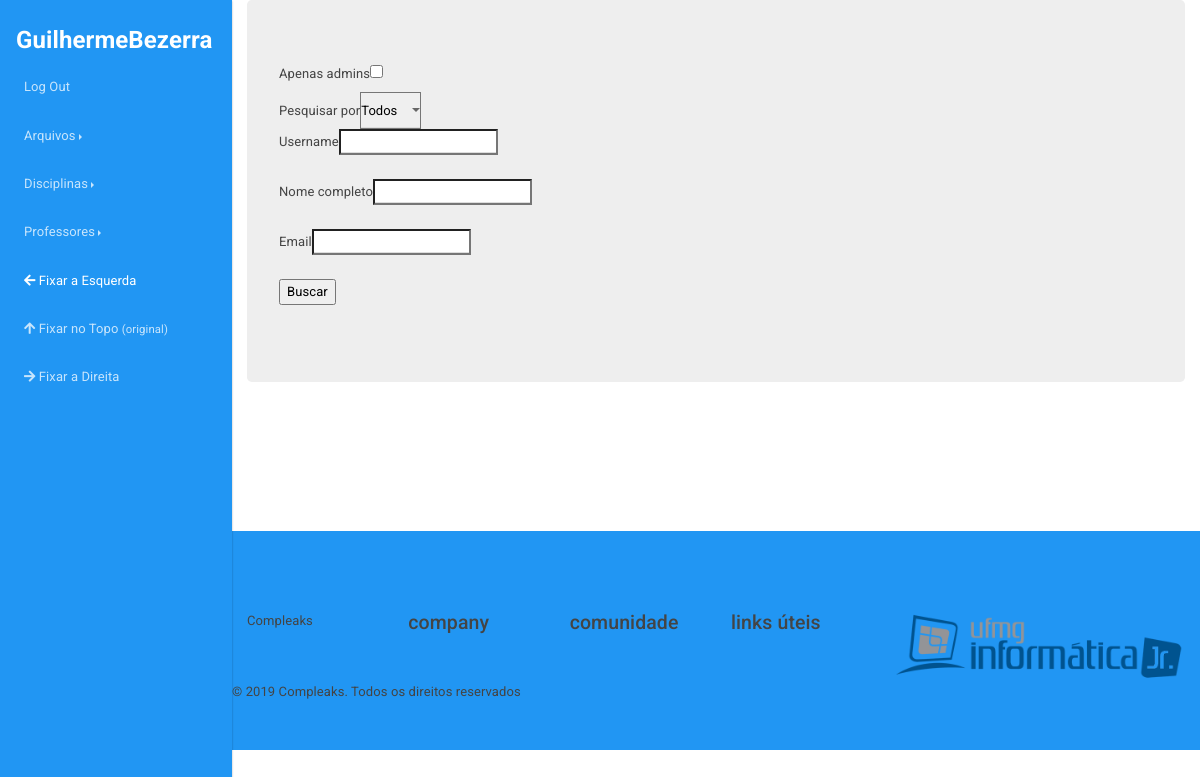
The app's page /usuarios/busca (signed in), older data.
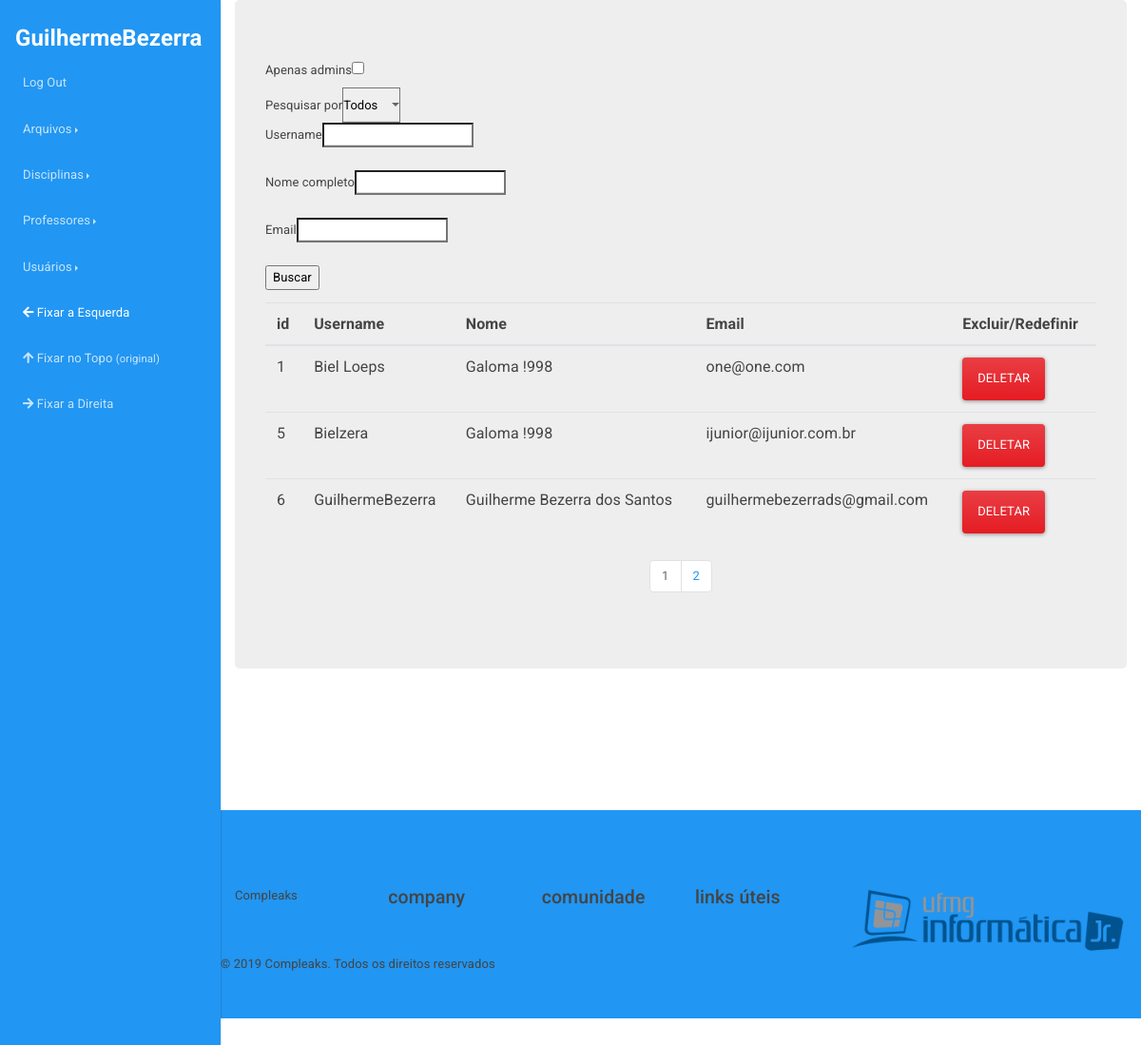
The same page, newer data.
### compleaks/usuarios/models.py (models this page shows, shortened)
class Usuario(db.Model, UserMixin):
	__tablename__ = 'usuarios'
	id = db.Column(db.Integer, primary_key=True)
	username = db.Column(db.String(30), unique=True)
	hhash = db.Column(db.String)
	nome = db.Column(db.String(120))
	email = db.Column(db.String(120), unique=True)
	curso = db.Column(db.String(64))
	periodo = db.Column(db.Integer)
	is_admin = db.Column(db.Integer)
	data_criacao = db.Column(db.DateTime, default=datetime.now())
	is_eligible = db.Column(db.Boolean)
	data_deletado = db.Column(db.DateTime, nullable=True)
	id_deletor = db.Column(db.Integer, nullable=True)
	motivo_delete = db.Column(db.String(120), nullable=True)
	arquivos = db.relationship('Arquivo', backref='author', lazy=True)

### compleaks/usuarios/views.py (the view, shortened to what this page needs)
@usuarios.route('/busca/<int:admin>/<int:filtro>/<pesquisa>', methods=['POST', 'GET'])
@usuarios.route('/busca',defaults={"filtro":None,"admin":None,"pesquisa":None}, methods=['POST', 'GET'])
@login_required
def buscar(admin,filtro,pesquisa):
	form = BuscarUsuarioForm()
	page = request.args.get('page', 1, type=int)
	users = Usuario.query.order_by(Usuario.username).paginate(page=page, per_page=3)
	print(len(users.items))
	existe_user = True
	navigation_data = []
	navigation_data.append(filtro)
	navigation_data.append(admin)
	navigation_data.append(pesquisa)
	return render_template('buscar_user.html',admin_only=False, users=users, existe_user=existe_user, navigation_data=navigation_data, form=form)

### compleaks/usuarios/forms.py
class BuscarUsuarioForm(FlaskForm):
	filtrar = SelectField("Pesquisar por", choices=[('0','Todos'),('1','Username'),
												('2','Nome'), ('3','Email')])
	administrators = BooleanField("Apenas admins")
	username = StringField("Username")
	nome = StringField("Nome completo")
	email = StringField("Email")
	submit = SubmitField("Buscar")

### compleaks/usuarios/models.py (called while the page is built)
@login_manager.user_loader
def load_user(user_id):
    return Usuario.query.get(user_id)

### compleaks/usuarios/templates/usuarios/buscar_user.html (shortened to what this page needs)
{% extends "ver_consulta.html" %}
{% block content %}
<form method="POST">
    {{ form.administrators.label }}{{ form.administrators }}
    <br/>
    {{ form.filtrar.label }}{{ form.filtrar }}
    <div id="pesquisa1">
    {{ form.username.label }}{{ form.username }}
    </div>
    <br>
    <div id="pesquisa2">
    {{ form.nome.label }}{{ form.nome }}
    </div>
    <br>
    <div id="pesquisa3">
    {{ form.email.label }}{{ form.email }}
    </div>
    <br>
    {{ form.submit }}
</form>
    {% block resultado %}
        {{ super() }}
    {% endblock %}
{% endblock %}

### compleaks/usuarios/templates/usuarios/ver_consulta.html (shortened to what this page needs)
{% extends "base.html" %}
{% block resultado %}
{% if existe_user %}
    {% if current_user.is_admin %}
    <table class="table table-hover">
        <thead>
        <tr>
            <th scope="col">id</th>
            <th scope="col">Username</th>
            <th scope="col">Nome</th>
            <th scope="col">Email</th>
            <th scope="col">Excluir/Redefinir</th>
        </tr>
        </thead>
        <tbody>
            {% for user in users.items %}
                {% if (not admin_only) or user.is_admin %}
                    {% if not user.is_eligible %}
                        <tr class="table-danger">
                    {% else %}
                        <tr >
                    {% endif %}
                        <td scope="row"> {{user.id}} </td>
                        <td> {{user.username}} </td>
                        <td> {{user.nome}} </td>
                        <td> {{user.email}} </td>
                            <td>
                                {% if not user.is_eligible %}
                                    <button type="button" class="btn btn-danger" data-toggle="modal"  data-target="#red_confirm{{user.id}}" >Redefinir</button>
                                {%else%}
                                    <button type="button" class="btn btn-danger" data-toggle="modal"  data-target="#del_confirm{{user.id}}" >Deletar</button>
                                {% endif %}
                            </td>
                        </tr>
                    {% endif %}
                {% endfor %}
        </tbody>
    </table>
    <nav aria-label="Page navigation example">
        <ul class="pagination justify-content-center">
            {% for page_num in users.iter_pages(left_edge=1, right_edge=1, left_current=1, right_current=2) %}
                {% if users.page == page_num and page_num %}
                    <li class="page-item disabled">
                        {% if not navigation_data[0] %}
                            <a class="page-link" href="{{ url_for('usuarios.buscar', page=page_num) }}">{{ page_num }}</a></li>
                        {% else %}
                            <a class="page-link" href="{{ url_for('usuarios.buscar', page=page_num, filtro=navigation_data[0], admin=navigation_data[1], pesquisa=navigation_data[2]) }}">{{ page_num }}</a></li>
                        {% endif %}
                {% elif page_num %}
                    <li class="page-item">
                        {% if not navigation_data[0] %}
                            <a class="page-link" href="{{ url_for('usuarios.buscar', page=page_num) }}">{{ page_num }}</a></li>
                        {% else %}
                            <a class="page-link" href="{{ url_for('usuarios.buscar', page=page_num, filtro=navigation_data[0], admin=navigation_data[1], pesquisa=navigation_data[2]) }}">{{ page_num }}</a></li>
                        {% endif %}
                {% else %}
                    ...
                {% endif %}
            {% endfor %}
        </ul>
    </nav>
    {% endif %}
    {% else %}
    <br/>
    <div class="text-center">
        <h1 >Nenhum Resultado Encontrado</h1>
    </div>
    {% endif %}
  {% endblock %}

### compleaks/templates/base.html (shortened to what the changed rows need)
<html lang="en"><head>
    <link rel="stylesheet" href="{{url_for('static', filename='fonts/stilosa.css')}}">
    <link rel="stylesheet" href="{{url_for('static', filename='css/estilos.css')}}">
    <link rel="stylesheet" href="{{url_for('static', filename='css/component.css')}}">
    <link rel="stylesheet" href="https://cdnjs.cloudflare.com/ajax/libs/bootswatch/4.2.1/materia/bootstrap.min.css">
    <link rel="stylesheet" href="https://cdnjs.cloudflare.com/ajax/libs/font-awesome/4.7.0/css/font-awesome.min.css">
    <link rel="stylesheet" href="{{url_for('static', filename='css/navbar-fixed-right.min.css')}}">
    <link rel="stylesheet" href="{{url_for('static', filename='css/navbar-fixed-left.min.css')}}">
    <link rel="stylesheet" href="{{url_for('static', filename='css/docs.css')}}">
    <link rel="stylesheet" href="https://use.fontawesome.com/releases/v5.7.1/css/all.css">
</head>
<body style="margin-left: 0px; margin-right: 0px; padding-top: 90px;">
<nav class="navbar navbar-expand-md navbar-dark bg-primary fixed-top">
    {% if not current_user.is_authenticated %}
        <a class="navbar-brand" href="{{ url_for('principal.index') }}">HOME</a>
    {% else %}
        <a  data-toggle="tooltip" data-placement="bottom" title="Visualizar perfil" class="navbar-brand" href="{{url_for('usuarios.troca')}}"><strong>{{current_user.username}}</strong></a>
    {% endif %}
    <div class="navbar-collapse collapse" id="navbarsExampleDefault" style="">
        <ul class="navbar-nav">
            {% if current_user.is_admin %}
                <li class="nav-item dropdown">
                    <a class="nav-link dropdown-toggle" data-toggle="dropdown" aria-haspopup="true" aria-expanded="false">Usuários</a>
                </li>
            {% endif %}
        </ul>
    </div>
</nav>
{% block divisao %}
<div class="container-fluid">
    <div class="jumbotron">
{% endblock %}
            {% block content %}
            {% endblock %}
        </div>
    </div>
<br/>
<br/>
<br/>
<br/>
<br/>
<br/>
</body></html>

Row changes from the older to the newer data that the page shows:
now on one of the page's lists (row edited): Usuario: id "6", username "GuilhermeBezerra", nome "Guilherme Bezerra dos Santos", email "guilhermebezerrads@gmail.com"
changed Usuario "GuilhermeBezerra": is_admin 0 → 1 (drawn)
now on this page (row unchanged): Usuario: id "1", username "Biel Loeps", nome "Galoma !998", email "one@one.com"
now on this page (row unchanged): Usuario: id "5", username "Bielzera", nome "Galoma !998", email "ijunior@ijunior.com.br"
Text that changed along with them:
text now shown: "Usuários id Username Nome Email Excluir/Redefinir"
new list line: "1"
new list line: "2"
